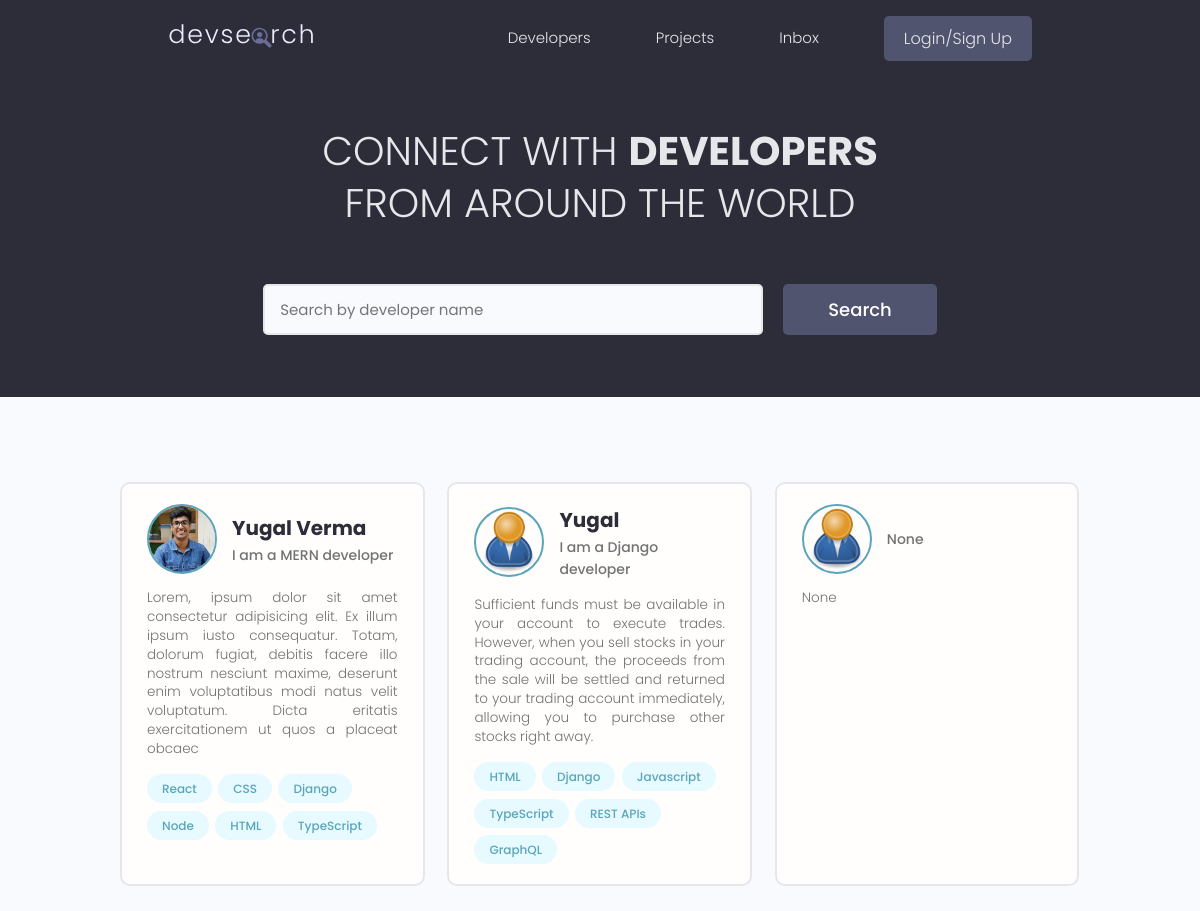
/, run on an earlier commit of the app's database.
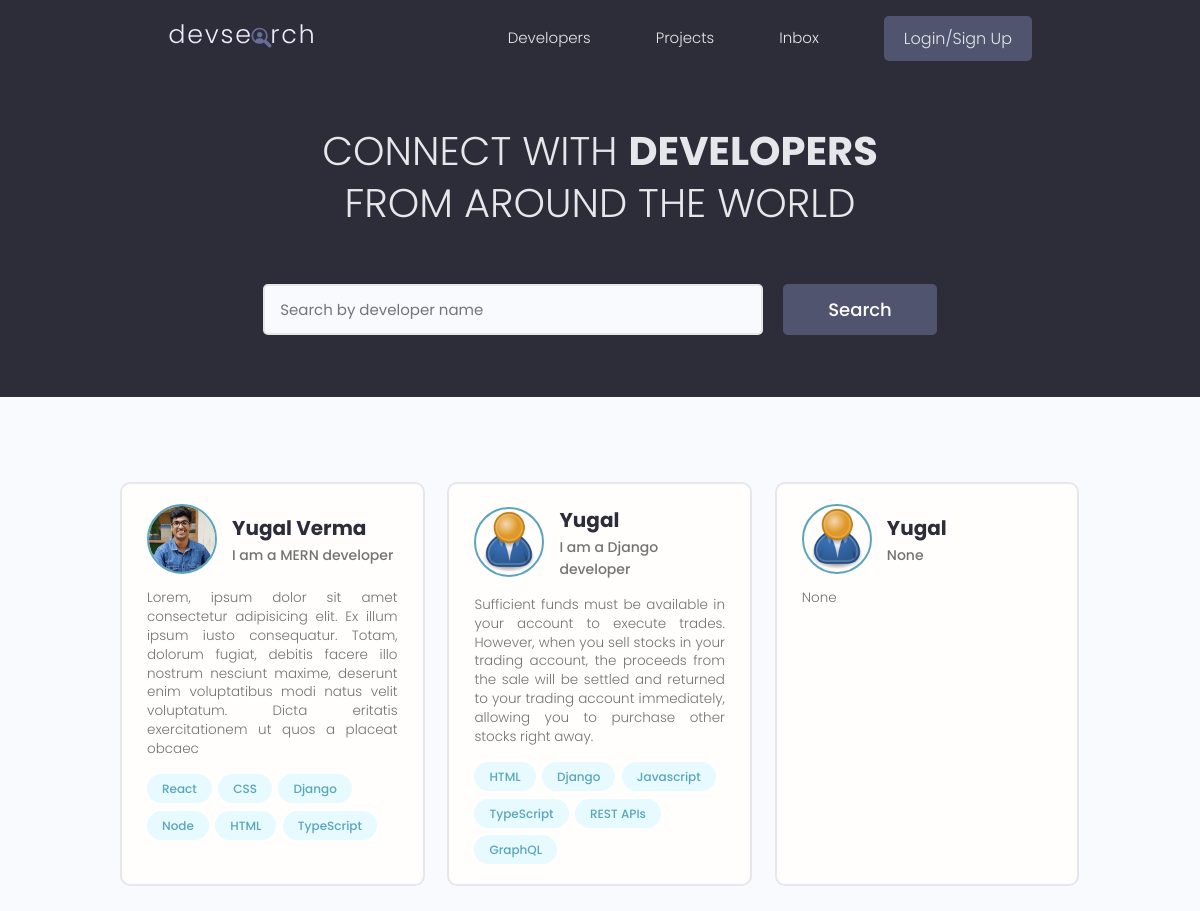
And on a later commit of the database.
### users/models.py (models this page shows, shortened)
class Profile(models.Model):
    user = models.OneToOneField(User, on_delete=models.CASCADE,null=True, blank=True)
    name = models.CharField(max_length=200, blank=True,null=True)
    email = models.CharField(max_length=500, blank=True,null=True)
    username = models.CharField(max_length=200, blank=True,null=True)
    location = models.CharField(max_length=200, blank=True,null=True)
    short_intro = models.CharField(max_length = 500, blank=True,null=True)
    bio = models.TextField(blank=True,null=True)
    profile_image = models.ImageField(blank=True, null= True, default ='profiles/user-default.png', upload_to="profiles/")
    social_github = models.CharField(max_length=200, blank=True,null=True)
    social_twitter = models.CharField(max_length=200, blank=True,null=True)
    social_youtube = models.CharField(max_length=200, blank=True,null=True)
    social_linkedin = models.CharField(max_length=200, blank=True,null=True)
    social_website = models.CharField(max_length=200, blank=True,null=True)
    created = models.DateTimeField(auto_now_add=True)
    id = models.UUIDField(default=uuid.uuid4, unique=True, primary_key=True, editable=False)

class Skill(models.Model):
    owner = models.ForeignKey(Profile, on_delete=models.CASCADE, null=True, blank=True)
    name = models.CharField(max_length=200, blank=True, null=True)
    description = models.TextField(blank=True,null=True)
    created = models.DateTimeField(auto_now_add=True)
    id = models.UUIDField(default=uuid.uuid4, unique=True, primary_key=True, editable=False)
    def __str__(self):
        return str(self.name)

### users/views.py (the view)
# urls.py: path('', views.profiles, name = "profiles"),
def profiles(request):
    profiles,search_query = searchProfiles(request)
    context = {'profiles' : profiles, 'search_query': search_query}
    return render(request,'users/profiles.html',context)

### users/utils.py (called while the page is built)
def searchProfiles(request):
    search_query = ''
    if request.GET.get('search_query'):
        search_query = request.GET.get('search_query')
    skills = Skill.objects.filter(name__icontains = search_query)
    profiles = Profile.objects.distinct().filter(
        Q(name__icontains = search_query) |
        Q(short_intro__icontains = search_query) |
        Q(skill__in = skills))
    return profiles, search_query

### users/templates/users/profiles.html (shortened to what this page needs)
{% extends "main.html" %}
{% block content %}
<main class="home">
    <section class="hero-section text-center">
      <div class="container container--narrow">
        <div class="hero-section__box">
          <h2>CONNECT WITH <span>DEVELOPERS</span></h2>
          <h2>FROM AROUND THE WORLD</h2>
        </div>
        <div class="hero-section__search">
          <form class="form" action="{% url 'profiles' %}" method="get">
            <div class="form__field">
              <input class="input input--text" id="formInput#search" type="text" name="search_query"
               value = "{{search_query}}" placeholder="Search by developer name" />
            </div>
            <input class="btn btn--sub btn--lg" type="submit" value="Search" />
          </form>
        </div>
      </div>
    </section>
    <section class="devlist">
      <div class="container">
        <div class="grid grid--three">
            {% for profile in profiles %}
                <div class="column card">
                    <div class="dev">
                    <a href="{% url 'user-profile' profile.id %}" class="card__body">
                        <div class="dev__profile">
                        <img class="avatar avatar--md" src="{{profile.profile_image.url}}" alt="image" />
                        <div class="dev__meta">
                            <h3>{{profile.name}}</h3>
                            <h5>{{profile.short_intro|slice:"60"}} </h5>
                        </div>
                        </div>
                        <p class="dev__info">
                        {{profile.bio|slice:"300"}}
                        </p>
                        <div class="dev__skills">
                            {% for skill in profile.skill_set.all|slice:"6" %}
                        <span class="tag tag--pill tag--main">
                            <small>{{skill}}</small>
                        </span>
                        {% endfor %}
                        </div>
                    </a>
                    </div>
                </div>
            {% endfor %}
        </div>
      </div>
    </section>
  </main>
{% endblock content %}

What changed in the data, as far as the page shows it:
removed Profile: profile_image (placeholder picture), short_intro "None", bio "None"
added Profile: profile_image (placeholder picture), name "Yugal", short_intro "None", bio "None"
